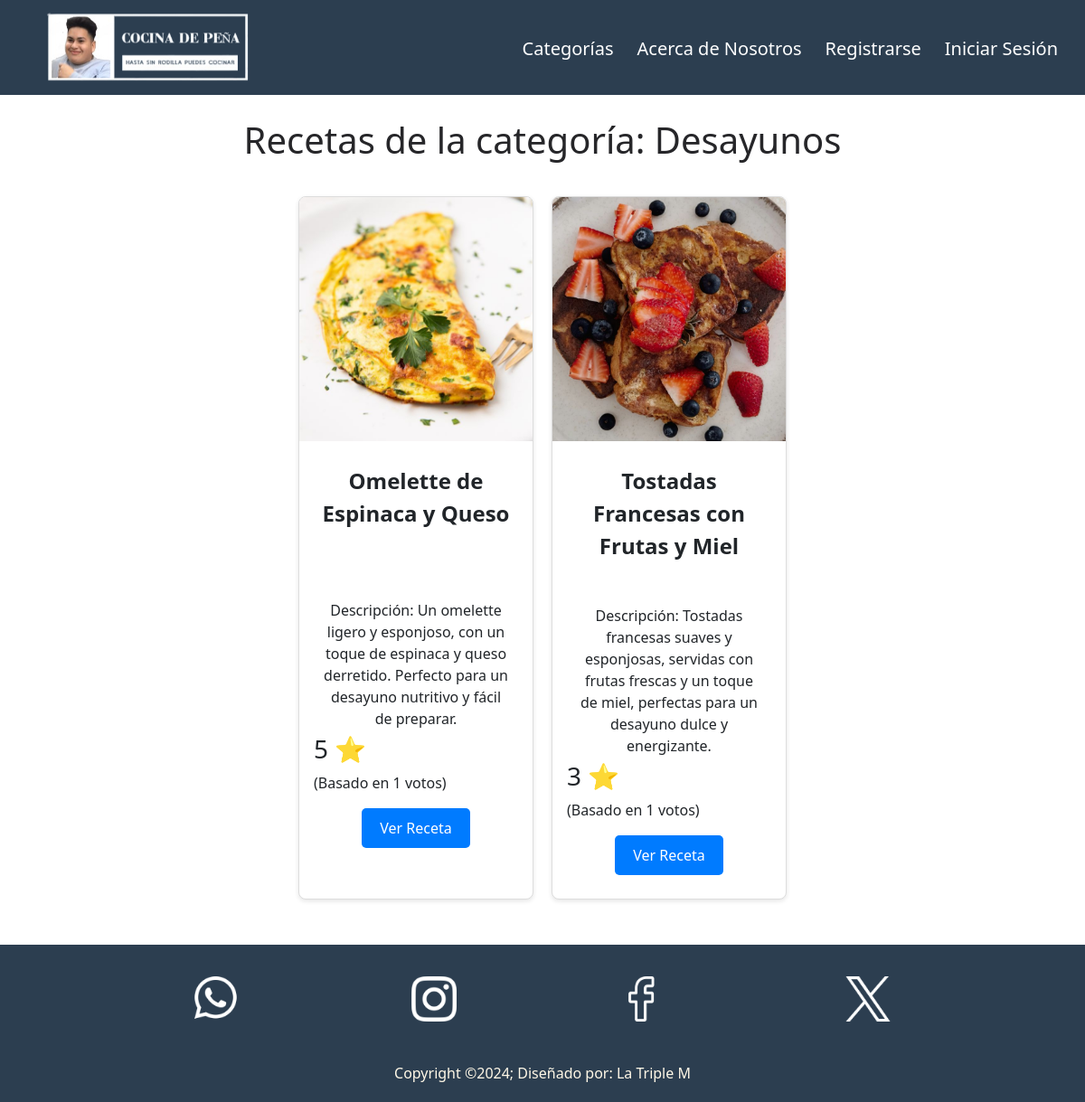
The page /sub_categoria.php?categoria=Desayunos on the database as committed earlier.
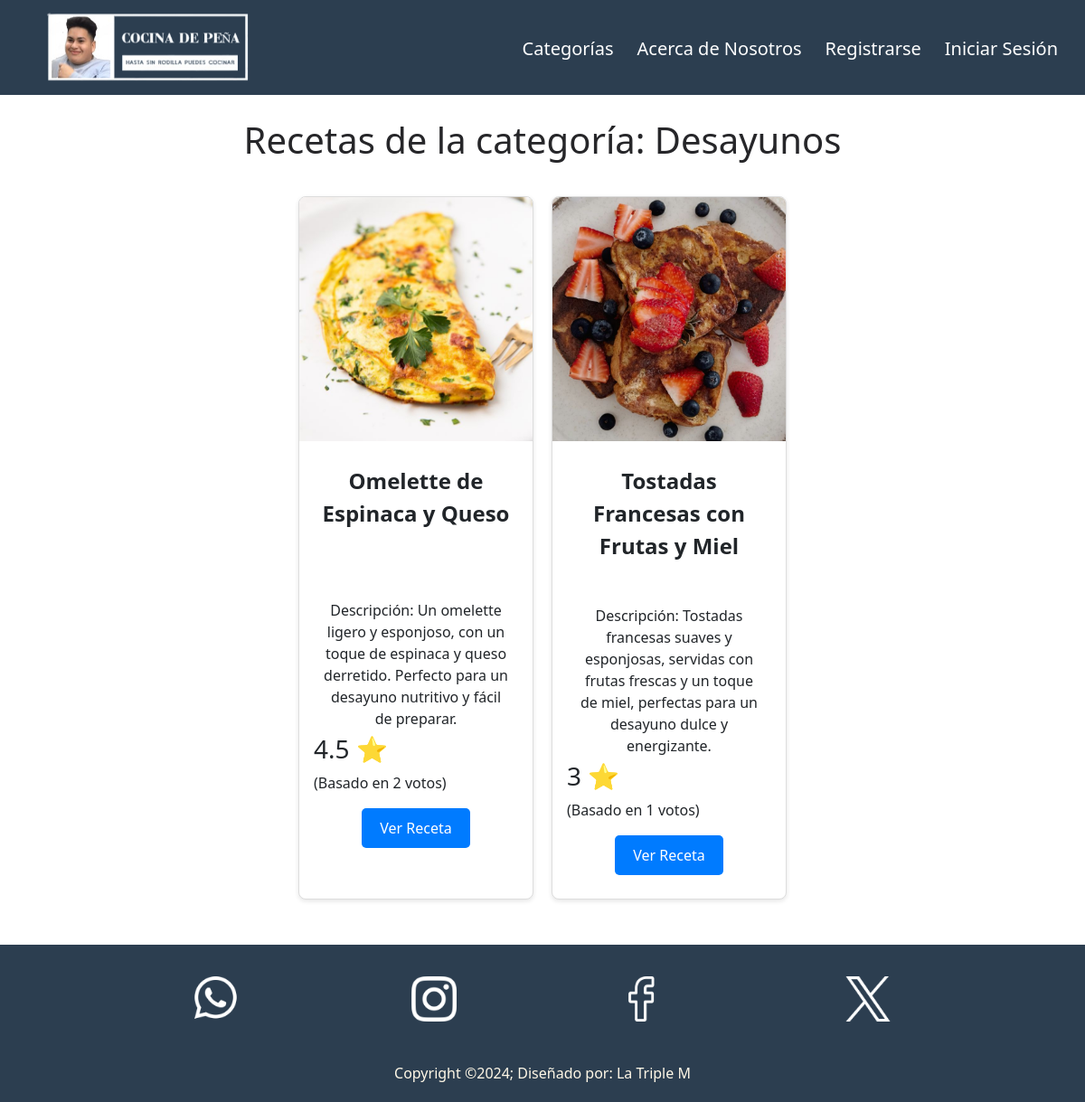
The same page on the database as committed later.
### tables this page shows
CREATE TABLE `recetas` (
  `id` int(11) NOT NULL,
  `img` varchar(255) NOT NULL,
  `nombre` varchar(100) NOT NULL,
  `micro` varchar(250) NOT NULL,
  `categorias` varchar(255) DEFAULT NULL,
  `preparacion` text NOT NULL,
  `ingredientes` text NOT NULL,
  `calificacion_promedio` float DEFAULT 0,
  `numero_votos` int(11) DEFAULT 0
);

### sub_categoria.php (the view, shortened to what this page needs)
<?php
$servername = "localhost";
$username = "root";
$password = "";
$dbname = "cocina";
$conn = new mysqli($servername, $username, $password, $dbname);
$categoria = $_GET['categoria'] ?? '';
$sql = "SELECT id, img, nombre, micro, calificacion_promedio, numero_votos FROM recetas WHERE categorias = ?";
$stmt = $conn->prepare($sql);
$stmt->bind_param("s", $categoria);
$stmt->execute();
$result = $stmt->get_result();
?>
<!DOCTYPE html>
<html lang="en">
<head>
    <link href="https://cdn.jsdelivr.net/npm/bootstrap@5.3.0-alpha1/dist/css/bootstrap.min.css" rel="stylesheet">
    <link rel="stylesheet" href="css/styles.css">
</head>
<body>
<header>
        <nav class="navbar navbar-expand-lg navbar-dark bg-dark">
            <div class="container-fluid">
                <a class="navbar-brand" href="index.php"><img src="img/logos/10.png" alt="Logo"></a>
                <div class="collapse navbar-collapse" id="navbarNav">
                    <ul class="navbar-nav ms-auto">
                        <li class="nav-item">
                            <a class="nav-link" href="pages/categorias.php">Categorías</a>
                        </li>
                        <li class="nav-item">
                            <a class="nav-link" href="pages/nosotros.php">Acerca de Nosotros</a>
                        </li>
                        <?php
                        if (!isset($_SESSION['usuario_id'])) {
                            echo '
                            <li class="nav-item">
                                <a class="nav-link" href="paginas php/registro.html">Registrarse</a>
                            </li>
                            <li class="nav-item">
                                <a class="nav-link" href="paginas php/login.html">Iniciar Sesión</a>
                            </li>';
                        }
                        ?>
                    </ul>
                </div>
            </div>
        </nav>
    </header>
    <main>
        <h1 class="tit" style="margin-top: 40px;">Recetas de la categoría: <?= htmlspecialchars($categoria) ?></h1>
        <div class="contenedor_visualizar">
        <?php if ($result->num_rows > 0): ?>
            <?php while ($row = $result->fetch_assoc()): ?>
                <div class="card">
                    <?php if (!empty($row['img'])): ?>
                        <img src="<?= htmlspecialchars($row['img']) ?>" class="card-img-top" alt="Imagen de la receta">
                    <?php else: ?>
                        <p>No hay imagen disponible</p>
                    <?php endif; ?>
                    <div class="card-body">
                        <?php if (!empty($row['nombre'])): ?>
                            <p class="card-title"><?= htmlspecialchars($row['nombre']) ?></p>
                        <?php else: ?>
                            <p>No hay nombre disponible</p>
                        <?php endif; ?>
                    </div>
                    <div class="card-body">
                        <?php if (!empty($row['micro'])): ?>
                            <p class="card-text">Descripción: <?= htmlspecialchars($row['micro']) ?></p>
                        <?php else: ?>
                            <p>No hay descripción disponible</p>
                        <?php endif; ?>
                        <div class="calificacion_promedio">
                            <h3> <?= round($row['calificacion_promedio'], 1) ?> ⭐</h3>
                            <p>(Basado en <?= $row['numero_votos'] ?> votos)</p>
                        </div>
                        <a href="receta.php?id=<?= $row['id'] ?>" class="btn btn-primary">Ver Receta</a>
                    </div>
                </div>
            <?php endwhile; ?>
        <?php else: ?>
            <p>No se encontraron recetas en esta categoría.</p>
        <?php endif; ?>
        </div>
    </main>
    <footer>
        <div class="footerContainer">
            <div class="redes">
                <a href=""><img src="../img/iconos/whatsapp-f.png" alt=""></a>
                <a href=""><img src="../img/iconos/instagram-f.png" alt=""></a>
                <a href=""><img src="../img/iconos/facebook-f.png" alt=""></a>
                <a href=""><img src="../img/iconos/x-f.png" alt=""></a>
            </div>
            <p>Copyright &copy;2024; Diseñado por: La Triple M</p>
        </div>
    </footer>
</body>
</html>

Rows that differ between the two databases and show on the page:
changed recetas "Omelette de Espinaca y Queso": calificacion_promedio "5" → "4.5"; numero_votos "1" → "2"
